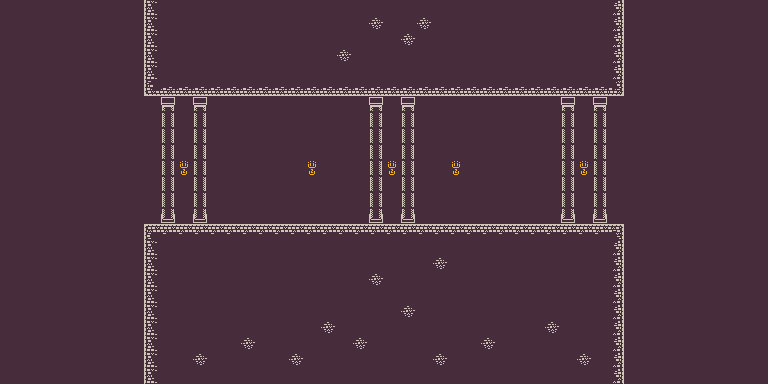

This is a level from a 2D game, rendered from its Tiled map with the project's own tilesets. A one-line summary and the complete map file follow:
An orthogonal 48x24 tile map with 16x16 px tiles, 1 tile layer (Background - not trans), 2 tilesets.

<map version="1.2" tiledversion="1.3.3" orientation="orthogonal" renderorder="right-down" width="48" height="24" tilewidth="16" tileheight="16" infinite="0" nextlayerid="3" nextobjectid="1">
 <tileset firstgid="1" source="tileset_colored.tsx" />
 <tileset firstgid="1025" source="tileset_colored-trans.tsx" />
 <layer id="1" name="Background - not trans" width="48" height="24">
  <data encoding="csv">
1,1,1,1,1,1,1,1,1,51,1,1,1,1,1,1,1,1,1,1,1,1,1,1,1,1,1,1,1,1,1,1,1,1,1,1,1,1,53,1,1,1,1,1,1,1,1,1,
1,1,1,1,1,1,1,1,1,51,1,1,1,1,1,1,1,1,1,1,1,1,1,52,1,1,52,1,1,1,1,1,1,1,1,1,1,1,53,1,1,1,1,1,1,1,1,1,
1,1,1,1,1,1,1,1,1,51,1,1,1,1,1,1,1,1,1,1,1,1,1,1,1,52,1,1,1,1,1,1,1,1,1,1,1,1,53,1,1,1,1,1,1,1,1,1,
1,1,1,1,1,1,1,1,1,51,1,1,1,1,1,1,1,1,1,1,1,52,1,1,1,1,1,1,1,1,1,1,1,1,1,1,1,1,53,1,1,1,1,1,1,1,1,1,
1,1,1,1,1,1,1,1,1,51,1,1,1,1,1,1,1,1,1,1,1,1,1,1,1,1,1,1,1,1,1,1,1,1,1,1,1,1,53,1,1,1,1,1,1,1,1,1,
1,1,1,1,1,1,1,1,1,83,84,84,84,84,84,84,84,84,84,84,84,84,84,84,84,84,84,84,84,84,84,84,84,84,84,84,84,84,85,1,1,1,1,1,1,1,1,1,
1,1,1,1,1,1,1,1,1,1,356,1,356,1,1,1,1,1,1,1,1,1,1,356,1,356,1,1,1,1,1,1,1,1,1,356,1,356,1,1,1,1,1,1,1,1,1,1,
1,1,1,1,1,1,1,1,1,1,388,1,388,1,1,1,1,1,1,1,1,1,1,388,1,388,1,1,1,1,1,1,1,1,1,388,1,388,1,1,1,1,1,1,1,1,1,1,
1,1,1,1,1,1,1,1,1,1,388,1,388,1,1,1,1,1,1,1,1,1,1,388,1,388,1,1,1,1,1,1,1,1,1,388,1,388,1,1,1,1,1,1,1,1,1,1,
1,1,1,1,1,1,1,1,1,1,388,1,388,1,1,1,1,1,1,1,1,1,1,388,1,388,1,1,1,1,1,1,1,1,1,388,1,388,1,1,1,1,1,1,1,1,1,1,
1,1,1,1,1,1,1,1,1,1,388,486,388,1,1,1,1,1,1,486,1,1,1,388,486,388,1,1,486,1,1,1,1,1,1,388,486,388,1,1,1,1,1,1,1,1,1,1,
1,1,1,1,1,1,1,1,1,1,388,1,388,1,1,1,1,1,1,1,1,1,1,388,1,388,1,1,1,1,1,1,1,1,1,388,1,388,1,1,1,1,1,1,1,1,1,1,
1,1,1,1,1,1,1,1,1,1,388,1,388,1,1,1,1,1,1,1,1,1,1,388,1,388,1,1,1,1,1,1,1,1,1,388,1,388,1,1,1,1,1,1,1,1,1,1,
1,1,1,1,1,1,1,1,1,1,420,1,420,1,1,1,1,1,1,1,1,1,1,420,1,420,1,1,1,1,1,1,1,1,1,420,1,420,1,1,1,1,1,1,1,1,1,1,
1,1,1,1,1,1,1,1,1,19,20,20,20,20,20,20,20,20,20,20,20,20,20,20,20,20,20,20,20,20,20,20,20,20,20,20,20,20,21,1,1,1,1,1,1,1,1,1,
1,1,1,1,1,1,1,1,1,51,1,1,1,1,1,1,1,1,1,1,1,1,1,1,1,1,1,1,1,1,1,1,1,1,1,1,1,1,53,1,1,1,1,1,1,1,1,1,
1,1,1,1,1,1,1,1,1,51,1,1,1,1,1,1,1,1,1,1,1,1,1,1,1,1,1,52,1,1,1,1,1,1,1,1,1,1,53,1,1,1,1,1,1,1,1,1,
1,1,1,1,1,1,1,1,1,51,1,1,1,1,1,1,1,1,1,1,1,1,1,52,1,1,1,1,1,1,1,1,1,1,1,1,1,1,53,1,1,1,1,1,1,1,1,1,
1,1,1,1,1,1,1,1,1,51,1,1,1,1,1,1,1,1,1,1,1,1,1,1,1,1,1,1,1,1,1,1,1,1,1,1,1,1,53,1,1,1,1,1,1,1,1,1,
1,1,1,1,1,1,1,1,1,51,1,1,1,1,1,1,1,1,1,1,1,1,1,1,1,52,1,1,1,1,1,1,1,1,1,1,1,1,53,1,1,1,1,1,1,1,1,1,
1,1,1,1,1,1,1,1,1,51,1,1,1,1,1,1,1,1,1,1,52,1,1,1,1,1,1,1,1,1,1,1,1,1,52,1,1,1,53,1,1,1,1,1,1,1,1,1,
1,1,1,1,1,1,1,1,1,51,1,1,1,1,1,52,1,1,1,1,1,1,52,1,1,1,1,1,1,1,52,1,1,1,1,1,1,1,53,1,1,1,1,1,1,1,1,1,
1,1,1,1,1,1,1,1,1,51,1,1,52,1,1,1,1,1,52,1,1,1,1,1,1,1,1,52,1,1,1,1,1,1,1,1,52,1,53,1,1,1,1,1,1,1,1,1,
1,1,1,1,1,1,1,1,1,51,1,1,1,1,1,1,1,1,1,1,1,1,1,1,1,1,1,1,1,1,1,1,1,1,1,1,1,1,53,1,1,1,1,1,1,1,1,1
</data>
 </layer>
</map>
